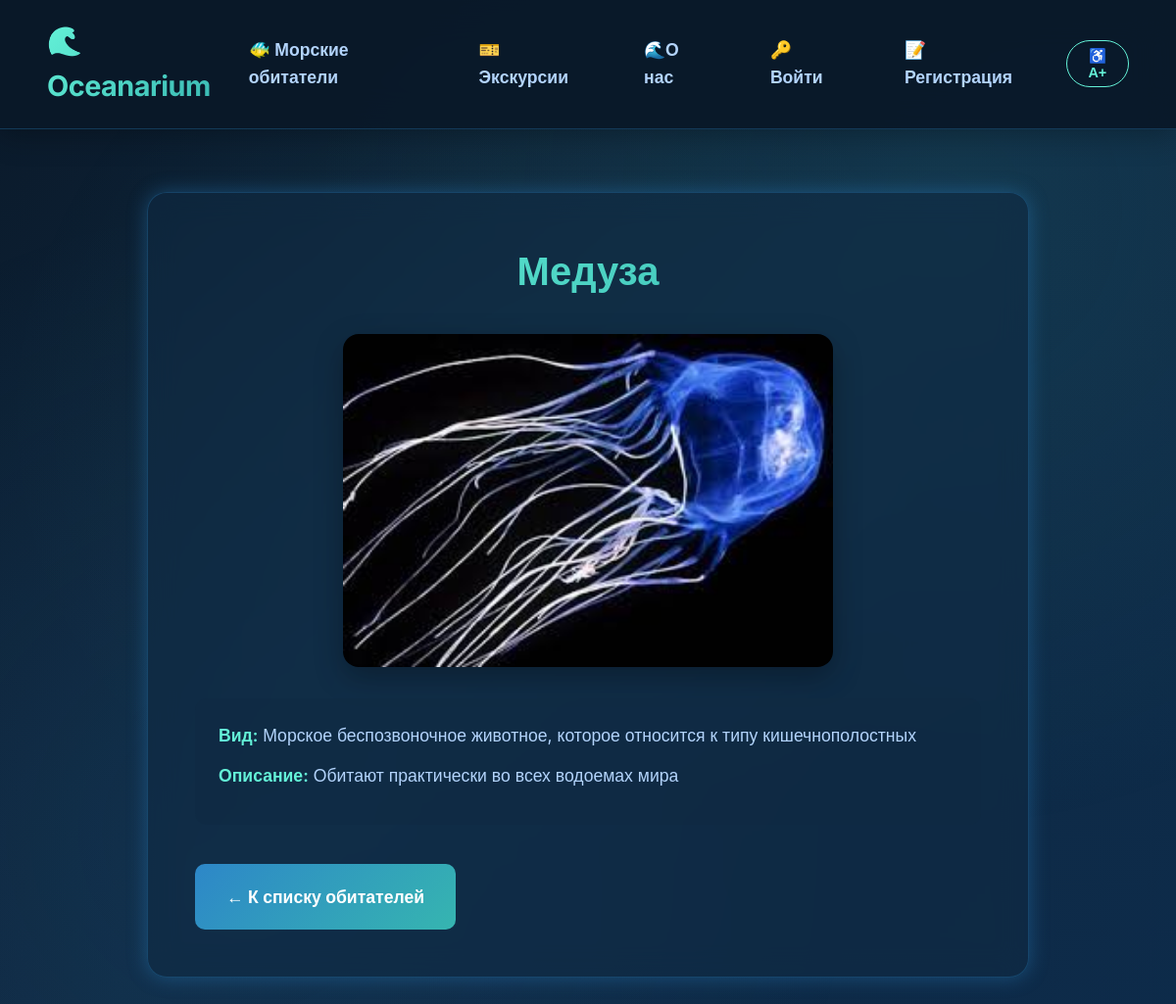
Page /2/ on the committed database.
### animals/models.py (models this page shows, shortened)
class Animal(models.Model):
    name = models.CharField(max_length=100)
    species = models.CharField(max_length=100)
    description = models.TextField()
    image = models.ImageField(upload_to='animals/')
    habitat = models.CharField(max_length=100, blank=True)
    is_animal_of_the_day = models.BooleanField(default=False)

### animals/views.py (the view)
# urls.py: path('<int:pk>/', views.animal_detail, name='detail'),
def animal_detail(request, pk):
    animal = get_object_or_404(Animal, pk=pk)
    return render(request, 'animals/animal_detail.html', {'animal': animal})

### animals/templates/animals/animal_detail.html
{% extends "base.html" %}
{% block content %}
<div class="animal-detail-container">
    <h1>{{ animal.name }}</h1>
    <img src="{{ animal.image.url }}" alt="{{ animal.name }}" class="animal-detail-image">
    <div class="animal-info">
        <p><strong>Вид:</strong> {{ animal.species }}</p>
        <p><strong>Описание:</strong> {{ animal.description }}</p>
    </div>
    <a href="{% url 'animals:list' %}" class="btn-primary" style="display: inline-block; width: auto; text-decoration: none; text-align: center;">
        ← К списку обитателей
    </a>
</div>
{% endblock %}

### static/style.css (style rules this page uses)
* { margin: 0; padding: 0; box-sizing: border-box; }
:root { --primary-dark: #0a1929; --secondary-dark: #102a43; --accent-blue: #2d87c8; --accent-teal: #36b5b0; --accent-light: #64f2d8; --text-primary: #e8f4f8; --text-secondary: #b3d4fc; --glass-bg: rgba(16, 42, 67, 0.6); --glass-border: rgba(45, 135, 200, 0.3); --shadow-glow: 0 0 20px rgba(45, 135, 200, 0.4); }
body { font-family: 'Inter', 'Poppins', sans-serif; background: linear-gradient(135deg, #0a1929 0%, #102a43 50%, #0d2b4a 100%); color: var(--text-primary); min-height: 100vh; line-height: 1.6; overflow-x: hidden; position: relative; }
body::before { content: ''; position: fixed; top: 0; left: 0; width: 100%; height: 100%; background-image: radial-gradient(circle at 20% 80%, rgba(45, 135, 200, 0.1) 0%, transparent 50%), radial-gradient(circle at 80% 20%, rgba(54, 181, 176, 0.1) 0%, transparent 50%), radial-gradient(circle at 40% 40%, rgba(100, 242, 216, 0.05) 0%, transparent 50%); z-index: -2; }
.animal-detail-container { background: var(--glass-bg); backdrop-filter: blur(15px); border: 1px solid var(--glass-border); border-radius: 20px; padding: 3rem; margin: 2rem auto; max-width: 900px; box-shadow: var(--shadow-glow); }
.animal-detail-container h1 { font-size: 2.5rem; background: linear-gradient(135deg, var(--accent-light), var(--accent-teal)); -webkit-background-clip: text; -webkit-text-fill-color: transparent; background-clip: text; text-align: center; margin-bottom: 2rem; }
.animal-detail-image { width: 100%; max-width: 500px; height: auto; border-radius: 16px; margin: 0 auto 2rem; display: block; box-shadow: 0 10px 30px rgba(0, 0, 0, 0.3); }
.animal-info { background: rgba(16, 42, 67, 0.5); border-radius: 12px; padding: 1.5rem; margin-bottom: 1.5rem; }
.animal-info p { font-size: 1.1rem; margin-bottom: 0.8rem; color: var(--text-secondary); }
.animal-info strong { color: var(--accent-light); font-weight: 600; }
.btn-primary { background: linear-gradient(135deg, var(--accent-blue), var(--accent-teal)); color: white; border: none; padding: 1.2rem 2rem; border-radius: 10px; font-size: 1.1rem; font-weight: 600; cursor: pointer; transition: all 0.3s ease; width: 100%; margin-top: 1rem; }

### rows in the picture
Animal: name "Медуза", image (picture), species "Морское беспозвоночное животное, которое относится к типу кишечнополостных", description "Обитают практически во всех водоемах мира"
